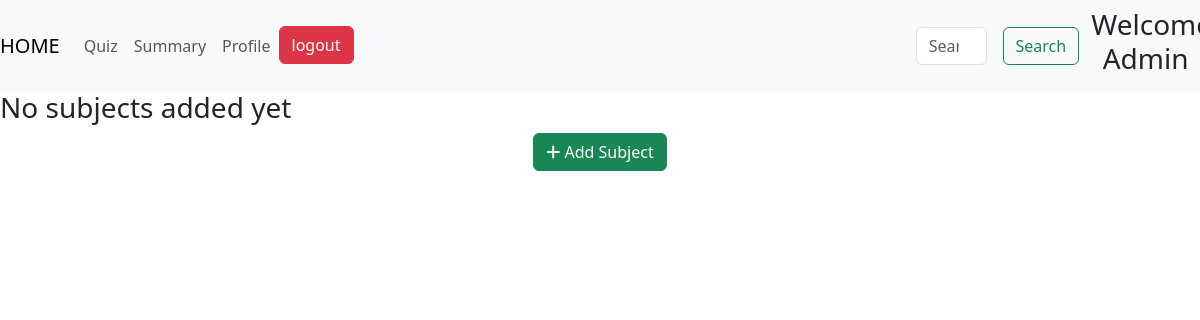
/admin, run on an earlier commit of the app's database.
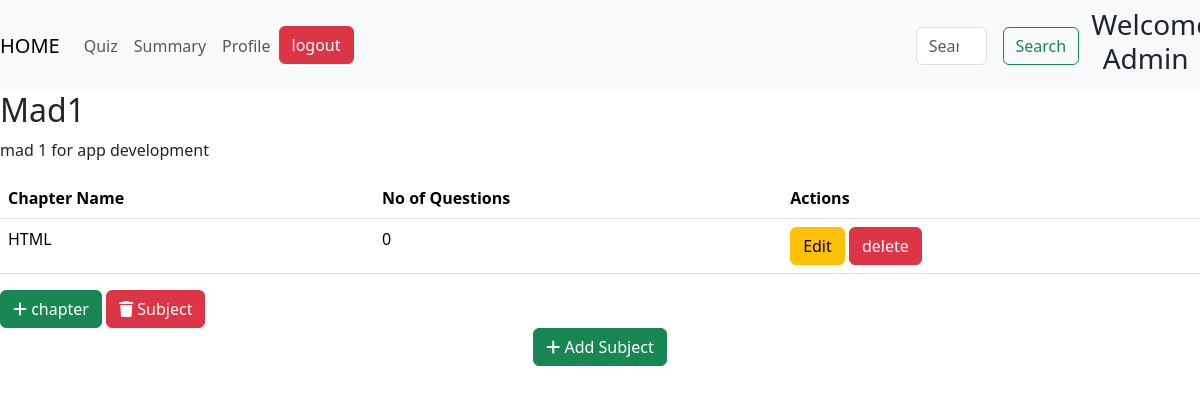
And on a later commit of the database.
### models.py (models this page shows)
class Subject(db.Model):
    id =db.Column(db.Integer, primary_key=True, autoincrement=True)
    name= db.Column(db.String(50), nullable=False)
    description=db.Column(db.String(200), nullable=True)
    chapters=db.relationship('Chapter', backref='subject', lazy=True)

class Chapter(db.Model):
    id =db.Column(db.Integer, primary_key=True, autoincrement=True)
    subject_id=db.Column(db.Integer, db.ForeignKey('subject.id', name='FK_chapter_subject_id'), nullable=False)
    name=db.Column(db.String(50), nullable=False)
    description=db.Column(db.String(100), nullable=True)
    quizs=db.relationship('Quiz', backref='chapter', lazy=True)

### routes.py (the view)
@app.route('/admin')
def admin():
    subjects = Subject.query.all()
    sub_chapters = {}
    chapter_quizs={}
    chapter_question ={}
    for subject in subjects:
        chapters = Chapter.query.filter_by(subject_id=subject.id).all()
        sub_chapters[subject.id]=chapters
        for chapter in chapters:
            quizzes = Quiz.query.filter_by(chapter_id= chapter.id).all()
            chapter_quizs[ chapter.id ] = quizzes
            total_question = sum(quiz.no_of_questions for quiz in quizzes)
            chapter_question[chapter.id] = total_question
    quiz = Quiz.query.first()
    return render_template('admin.html',subjects=subjects,sub_chapters=sub_chapters, chapter_quizs= chapter_quizs, question_counts = chapter_question)

### templates/admin.html (shortened to what this page needs)
<!DOCTYPE html>
<html lang="en">
<head>
<link href="https://cdn.jsdelivr.net/npm/bootstrap@5.3.2/dist/css/bootstrap.min.css" rel="stylesheet">
<link rel="stylesheet" href="https://cdnjs.cloudflare.com/ajax/libs/aos/2.3.4/aos.css">
<link rel="stylesheet" href="https://cdnjs.cloudflare.com/ajax/libs/font-awesome/6.7.2/css/all.min.css">
<link href="https://cdn.jsdelivr.net/npm/bootstrap@5.3.3/dist/css/bootstrap.min.css" rel="stylesheet">
</head>
<body>
<nav class="navbar navbar-expand-lg navbar-light bg-light">
    <a class="navbar-brand" href="/admin">HOME</a>
    <div class="collapse navbar-collapse" id="navbarSupportedContent">
      <ul class="navbar-nav mr-auto">
        <li class="nav-item active">
          <a class="nav-link" href="{{ url_for('quizz') }}">Quiz<span class="sr-only">(current)</span></a>
        </li>
        <li class="nav-item">
          <a class="nav-link" href="#">Summary</a>
        </li>
        <li class="nav-item">
          <a class="nav-link" href="#">Profile</a>
        </li>
        <li class="nav-item">
            <a class="btn btn-danger" href="/login">logout</a>
          </li>
      </ul>
      <form class="form-inline my-2 my-lg-0" style="display:flex; margin-left:50%;">
        <input class="form-control mr-sm-2" type="search" placeholder="Search" aria-label="Search">
        <button class="btn btn-outline-success my-2 my-sm-0" type="submit" style="margin-left: 1rem;">Search</button>
      </form>
      <div>
        <h3 style="padding-left: 10%; text-align:center;">Welcome Admin</h3>
      </div>
    </div>
  </nav>
{% if not subjects %}
<h3>No subjects added yet</h3>
{% else %}
{% for subject in subjects %}
  <div class="subs">
    <h2>{{ subject.name }}</h2>
    <p>{{ subject.description }}</p>
    <table class="table">
        <thead class="thead-dark">
        <tr>
            <th>Chapter Name</th>
            <th>No of Questions</th>
            <th>Actions</th>
        </tr>
        </thead>
        <tbody>
          {% if subject.id in sub_chapters %}
            {% for chapter in sub_chapters[subject.id] %}
             <tr>
               <td>{{chapter.name}}</td>
                <td>
                  {{ question_counts[ chapter.id ] }}
                </td>
                <td>
                    <a href="/chapter/edit/{{chapter.id}}" class="btn btn-warning">Edit</a>
                    <a href="/chapter/delete/{{chapter.id}}" class="btn btn-danger">delete</a>
                </td>
             </tr>
            {% endfor %}
          {% endif %}
        </tbody>
    </table>
    <div>
      <a href={{ url_for('add_chapter', subject_id=subject.id) }} class="btn btn-success">
        <i class="fas fa-add"></i>
        chapter
      </a>
      <a href="/subject/delete/{{subject.id}}" class="btn btn-danger">
      <i class="fa-solid fa-trash"></i>
      Subject
      </a>
    </div>
  </div>
{% endfor %}
{% endif %}
<div style="text-align: center;">
    <a href="{{ url_for('add_sub') }}" class="btn btn-success">
        <i class="fas fa-add"></i>
        Add Subject
    </a>
</div>
</body>
</html>

What changed in the data, as far as the page shows it:
added Subject: name "Mad1", description "mad 1 for app development"
added Chapter: name "HTML", question_counts "0"
Also different on the page:
text no longer shown: "No subjects added yet"
